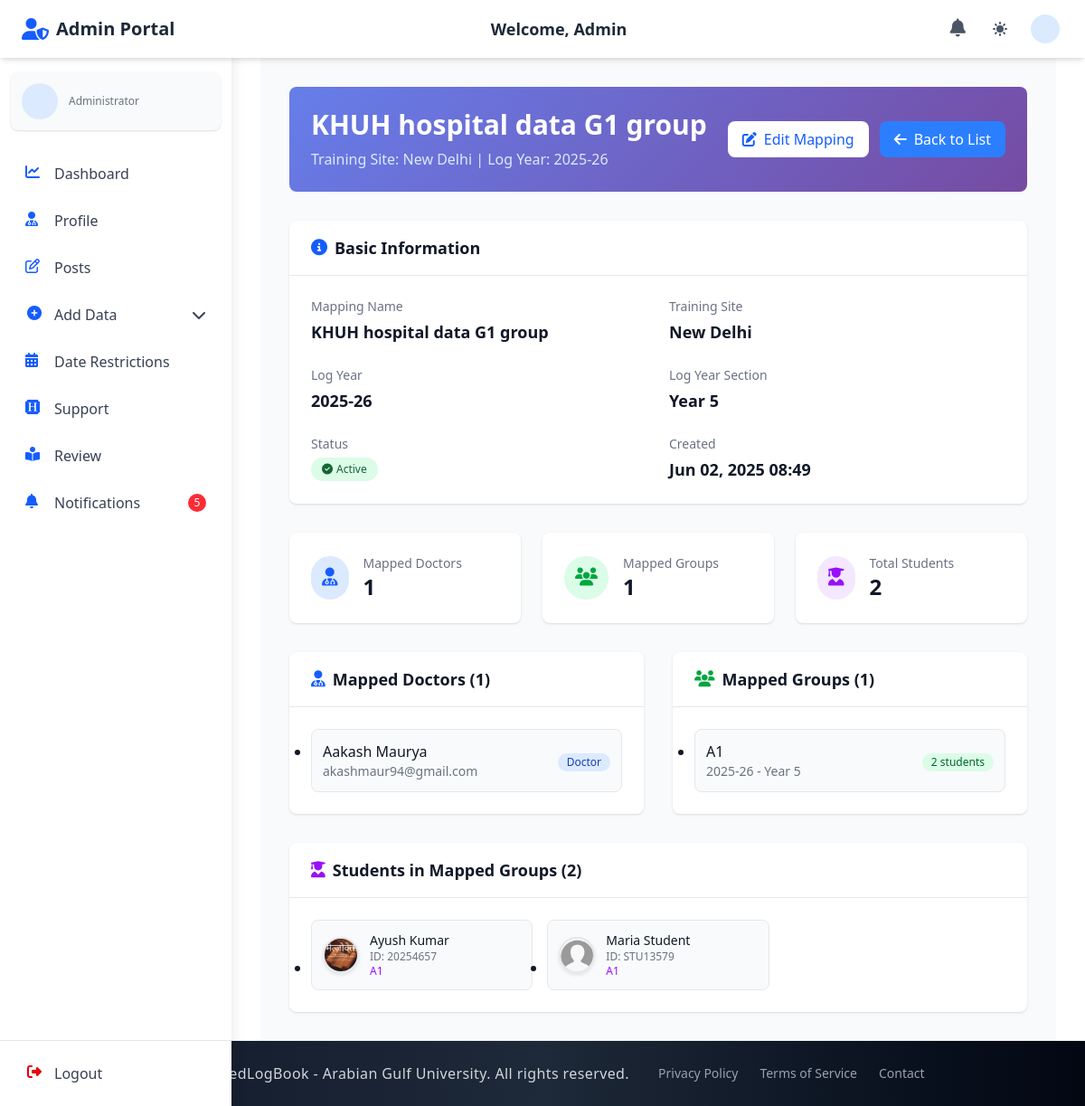
The page /admin_section/mapped-attendance/1/ (signed in) on the database its author committed.
### admin_section/models.py (models this page shows, shortened)
class MappedAttendance(models.Model):
    name = models.CharField(max_length=100, help_text="Name for this attendance mapping")
    training_site = models.ForeignKey(TrainingSite, on_delete=models.CASCADE, related_name='mapped_attendances')
    doctors = models.ManyToManyField('accounts.Doctor', blank=True, related_name='mapped_attendances')
    groups = models.ManyToManyField(Group, blank=True, related_name='mapped_attendances')
    log_year = models.ForeignKey(LogYear, on_delete=models.CASCADE, related_name='mapped_attendances')
    log_year_section = models.ForeignKey(
        LogYearSection,
        on_delete=models.SET_NULL,
        null=True,
        blank=True,
        related_name='mapped_attendances'
    )
    is_active = models.BooleanField(default=True)
    created_at = models.DateTimeField(auto_now_add=True)
    updated_at = models.DateTimeField(auto_now=True)
    class Meta:
        ordering = ['-created_at']
        verbose_name = "Mapped Attendance"
        verbose_name_plural = "Mapped Attendances"
        unique_together = ['name', 'training_site', 'log_year']

class TrainingSite(models.Model):
    name = models.CharField(max_length=100, unique=True)
    log_year = models.ForeignKey(LogYear, on_delete=models.CASCADE, related_name='training_sites')

class LogYear(models.Model):
    year_name = models.CharField(max_length=20, unique=True)

class LogYearSection(models.Model):
    year_section_name = models.CharField(max_length=20)
    year_name = models.ForeignKey(LogYear, on_delete=models.CASCADE, related_name="log_year_sections")
    is_deleted = models.BooleanField(default=False)

class Group(models.Model):
    group_name = models.CharField(max_length=50)
    log_year = models.ForeignKey(LogYear, on_delete=models.CASCADE, related_name="groups_log_year")
    log_year_section = models.ForeignKey(
        LogYearSection,
        on_delete=models.SET_NULL,
        null=True,
        blank=True,
        related_name="groups_log_year_section",
    )

### accounts/models.py (models this page shows, shortened)
class Doctor(models.Model):
    user = models.OneToOneField(
        CustomUser, on_delete=models.CASCADE, related_name="doctor_profile"
    )
    departments = models.ManyToManyField(
        "admin_section.Department", related_name="doctors", blank=True
    )

class CustomUser(AbstractUser):
    email = models.EmailField(unique=True)
    first_name = models.CharField(max_length=150, blank=True)
    last_name = models.CharField(max_length=150, blank=True)
    profile_photo = models.ImageField(
        upload_to="profiles/", blank=True, null=True, default="profiles/default.jpg"
    )
    city = models.CharField(max_length=100, blank=True)
    country = models.CharField(max_length=100, blank=True)
    phone_no = models.CharField(max_length=20, blank=True)
    bio = models.TextField(blank=True)
    speciality = models.CharField(max_length=100, blank=True)
    ROLE_CHOICES = (
        ("student", "Student"),
        ("doctor", "Doctor"),
        ("staff", "Staff"),
        ("admin", "Admin"),
    )
    role = models.CharField(max_length=10, choices=ROLE_CHOICES, default="student")
    groups = models.ManyToManyField(
        "auth.Group", related_name="customuser_groups", blank=True
    )
    user_permissions = models.ManyToManyField(
        "auth.Permission", related_name="customuser_permissions", blank=True
    )
    USERNAME_FIELD = "email"
    REQUIRED_FIELDS = ["username"]

class Student(models.Model):
    user = models.OneToOneField(
        CustomUser, on_delete=models.CASCADE, related_name="student"
    )
    student_id = models.CharField(max_length=30, unique=True)
    group = models.ForeignKey(
        "admin_section.Group",
        on_delete=models.SET_NULL,
        null=True,
        blank=True,
        related_name="students",
    )

### admin_section/views_file/mapped_attendance_views.py (the view)
# urls.py: path("mapped-attendance/<int:pk>/", mapped_attendance_detail, name="mapped_attendance_detail"),
@login_required
def mapped_attendance_detail(request, pk):
    mapping = get_object_or_404(
        MappedAttendance.objects.select_related(
            'training_site', 'log_year', 'log_year_section'
        ).prefetch_related('doctors__user', 'groups'),
        pk=pk
    )
    students = []
    for group in mapping.groups.all():
        group_students = group.students.select_related('user').all()
        students.extend(group_students)
    context = {
        'mapping': mapping,
        'students': students,
        'title': f'Mapped Attendance Details: {mapping.name}'
    }
    return render(request, 'admin_section/mapped_attendance_detail.html', context)

### admin_section/templates/admin_section/mapped_attendance_detail.html (shortened to what this page needs)
{% extends 'base.html' %}
{% load static %}
{% block navbar %}
  {% include 'components/admin_auth_navbar.html' %}
{% endblock %}
{% block content %}
<div class="min-h-screen bg-gray-50 dark:bg-gray-900 py-8">
  <div class="max-w-7xl mx-auto px-4 sm:px-6 lg:px-8">
    <div class="detail-card rounded-lg p-6 mb-8 text-white">
      <div class="flex items-center justify-between">
        <div>
          <h1 class="text-3xl font-bold">{{ mapping.name }}</h1>
          <p class="mt-2 text-blue-100">
            Training Site: {{ mapping.training_site.name }} | Log Year: {{ mapping.log_year.year_name }}
          </p>
        </div>
        <div class="flex space-x-3">
          <a href="{% url 'admin_section:mapped_attendance_edit' mapping.pk %}"
             class="inline-flex items-center px-4 py-2 bg-white text-blue-600 rounded-lg hover:bg-gray-100 transition-colors duration-200 font-medium">
            <i class="fas fa-edit mr-2"></i>
            Edit Mapping
          </a>
          <a href="{% url 'admin_section:mapped_attendance_list' %}"
             class="inline-flex items-center px-4 py-2 bg-blue-500 text-white rounded-lg hover:bg-blue-600 transition-colors duration-200 font-medium">
            <i class="fas fa-arrow-left mr-2"></i>
            Back to List
          </a>
        </div>
      </div>
    </div>
    <div class="bg-white dark:bg-gray-800 rounded-lg shadow-sm mb-8">
      <div class="px-6 py-4 border-b border-gray-200 dark:border-gray-700">
        <h3 class="text-lg font-semibold text-gray-900 dark:text-white flex items-center">
          <i class="fas fa-info-circle mr-2 text-blue-600"></i>
          Basic Information
        </h3>
      </div>
      <div class="p-6">
        <div class="info-grid">
          <div>
            <label class="block text-sm font-medium text-gray-500 dark:text-gray-400 mb-1">Mapping Name</label>
            <p class="text-lg font-semibold text-gray-900 dark:text-white">{{ mapping.name }}</p>
          </div>
          <div>
            <label class="block text-sm font-medium text-gray-500 dark:text-gray-400 mb-1">Training Site</label>
            <p class="text-lg font-semibold text-gray-900 dark:text-white">{{ mapping.training_site.name }}</p>
          </div>
          <div>
            <label class="block text-sm font-medium text-gray-500 dark:text-gray-400 mb-1">Log Year</label>
            <p class="text-lg font-semibold text-gray-900 dark:text-white">{{ mapping.log_year.year_name }}</p>
          </div>
          <div>
            <label class="block text-sm font-medium text-gray-500 dark:text-gray-400 mb-1">Log Year Section</label>
            <p class="text-lg font-semibold text-gray-900 dark:text-white">
              {% if mapping.log_year_section %}
                {{ mapping.log_year_section.year_section_name }}
              {% else %}
                <span class="text-gray-400">Not specified</span>
              {% endif %}
            </p>
          </div>
          <div>
            <label class="block text-sm font-medium text-gray-500 dark:text-gray-400 mb-1">Status</label>
            {% if mapping.is_active %}
              <span class="status-badge status-active">
                <i class="fas fa-check-circle mr-1"></i>Active
              </span>
            {% else %}
              <span class="status-badge status-inactive">
                <i class="fas fa-times-circle mr-1"></i>Inactive
              </span>
            {% endif %}
          </div>
          <div>
            <label class="block text-sm font-medium text-gray-500 dark:text-gray-400 mb-1">Created</label>
            <p class="text-lg font-semibold text-gray-900 dark:text-white">{{ mapping.created_at|date:"M d, Y H:i" }}</p>
          </div>
        </div>
      </div>
    </div>
    <div class="grid grid-cols-1 md:grid-cols-3 gap-6 mb-8">
      <div class="bg-white dark:bg-gray-800 rounded-lg shadow-sm p-6">
        <div class="flex items-center">
          <div class="p-3 rounded-full bg-blue-100 dark:bg-blue-900">
            <i class="fas fa-user-md text-blue-600 dark:text-blue-400 text-xl"></i>
          </div>
          <div class="ml-4">
            <p class="text-sm font-medium text-gray-500 dark:text-gray-400">Mapped Doctors</p>
            <p class="text-2xl font-bold text-gray-900 dark:text-white">{{ mapping.doctors.count }}</p>
          </div>
        </div>
      </div>
      <div class="bg-white dark:bg-gray-800 rounded-lg shadow-sm p-6">
        <div class="flex items-center">
          <div class="p-3 rounded-full bg-green-100 dark:bg-green-900">
            <i class="fas fa-users text-green-600 dark:text-green-400 text-xl"></i>
          </div>
          <div class="ml-4">
            <p class="text-sm font-medium text-gray-500 dark:text-gray-400">Mapped Groups</p>
            <p class="text-2xl font-bold text-gray-900 dark:text-white">{{ mapping.groups.count }}</p>
          </div>
        </div>
      </div>
      <div class="bg-white dark:bg-gray-800 rounded-lg shadow-sm p-6">
        <div class="flex items-center">
          <div class="p-3 rounded-full bg-purple-100 dark:bg-purple-900">
            <i class="fas fa-user-graduate text-purple-600 dark:text-purple-400 text-xl"></i>
          </div>
          <div class="ml-4">
            <p class="text-sm font-medium text-gray-500 dark:text-gray-400">Total Students</p>
            <p class="text-2xl font-bold text-gray-900 dark:text-white">{{ students|length }}</p>
          </div>
        </div>
      </div>
    </div>
    <div class="grid grid-cols-1 lg:grid-cols-2 gap-8">
      <div class="bg-white dark:bg-gray-800 rounded-lg shadow-sm">
        <div class="px-6 py-4 border-b border-gray-200 dark:border-gray-700">
          <h3 class="text-lg font-semibold text-gray-900 dark:text-white flex items-center">
            <i class="fas fa-user-md mr-2 text-blue-600"></i>
            Mapped Doctors ({{ mapping.doctors.count }})
          </h3>
        </div>
        <div class="p-6">
          {% if mapping.doctors.exists %}
            <div class="space-y-3">
              {% for doctor in mapping.doctors.all %}
                <div class="list-item">
                  <div class="flex items-center justify-between">
                    <div>
                      <p class="font-medium text-gray-900 dark:text-white">
                        {{ doctor.user.get_full_name|default:doctor.user.username }}
                      </p>
                      <p class="text-sm text-gray-500 dark:text-gray-400">
                        {{ doctor.user.email }}
                      </p>
                    </div>
                    <div class="text-right">
                      <span class="inline-flex items-center px-2.5 py-0.5 rounded-full text-xs font-medium bg-blue-100 text-blue-800">
                        Doctor
                      </span>
                    </div>
                  </div>
                </div>
              {% endfor %}
            </div>
          {% else %}
            <div class="text-center py-8">
              <i class="fas fa-user-md text-gray-400 text-3xl mb-3"></i>
              <p class="text-gray-500 dark:text-gray-400">No doctors mapped to this training site</p>
            </div>
          {% endif %}
        </div>
      </div>
      <div class="bg-white dark:bg-gray-800 rounded-lg shadow-sm">
        <div class="px-6 py-4 border-b border-gray-200 dark:border-gray-700">
          <h3 class="text-lg font-semibold text-gray-900 dark:text-white flex items-center">
            <i class="fas fa-users mr-2 text-green-600"></i>
            Mapped Groups ({{ mapping.groups.count }})
          </h3>
        </div>
        <div class="p-6">
          {% if mapping.groups.exists %}
            <div class="space-y-3">
              {% for group in mapping.groups.all %}
                <div class="list-item">
                  <div class="flex items-center justify-between">
                    <div>
                      <p class="font-medium text-gray-900 dark:text-white">
                        {{ group.group_name }}
                      </p>
                      <p class="text-sm text-gray-500 dark:text-gray-400">
                        {{ group.log_year.year_name }}
                        {% if group.log_year_section %}
                          - {{ group.log_year_section.year_section_name }}
                        {% endif %}
                      </p>
                    </div>
                    <div class="text-right">
                      <span class="inline-flex items-center px-2.5 py-0.5 rounded-full text-xs font-medium bg-green-100 text-green-800">
                        {{ group.students.count }} student{{ group.students.count|pluralize }}
                      </span>
                    </div>
                  </div>
                </div>
              {% endfor %}
            </div>
          {% else %}
            <div class="text-center py-8">
              <i class="fas fa-users text-gray-400 text-3xl mb-3"></i>
              <p class="text-gray-500 dark:text-gray-400">No groups mapped to this training site</p>
            </div>
          {% endif %}
        </div>
      </div>
    </div>
    {% if students %}
      <div class="bg-white dark:bg-gray-800 rounded-lg shadow-sm mt-8">
        <div class="px-6 py-4 border-b border-gray-200 dark:border-gray-700">
          <h3 class="text-lg font-semibold text-gray-900 dark:text-white flex items-center">
            <i class="fas fa-user-graduate mr-2 text-purple-600"></i>
            Students in Mapped Groups ({{ students|length }})
          </h3>
        </div>
        <div class="p-6">
          <div class="grid grid-cols-1 md:grid-cols-2 lg:grid-cols-3 gap-4">
            {% for student in students %}
              <div class="list-item">
                <div class="flex items-center">
                  <div class="flex-shrink-0">
                    <div class="student-avatar w-10 h-10 rounded-full overflow-hidden border-2 border-gray-200 dark:border-gray-600">
                      {% if student.user.profile_photo %}
                        <img src="{{ student.user.profile_photo.url }}"
                             alt="{{ student.user.get_full_name|default:student.user.username }}"
                             class="w-full h-full object-cover">
                      {% else %}
                        <div class="avatar-initials w-full h-full flex items-center justify-center">
                          <span class="text-white font-semibold text-xs">
                            {{ student.user.get_full_name|default:student.user.username|first|upper }}
                          </span>
                        </div>
                      {% endif %}
                    </div>
                  </div>
                  <div class="ml-3 flex-1">
                    <p class="text-sm font-medium text-gray-900 dark:text-white">
                      {{ student.user.get_full_name|default:student.user.username }}
                    </p>
                    <p class="text-xs text-gray-500 dark:text-gray-400">
                      ID: {{ student.student_id }}
                    </p>
                    <p class="text-xs text-purple-600 dark:text-purple-400">
                      {{ student.group.group_name }}
                    </p>
                  </div>
                </div>
              </div>
            {% endfor %}
          </div>
        </div>
      </div>
    {% endif %}
  </div>
</div>
{% endblock %}

### rows shown on the page
MappedAttendance: name "KHUH hospital data G1 group", training_site.name "New Delhi", log_year.year_name "2025-26", log_year_section.year_section_name "Year 5", created_at "Jun 02, 2025 08:49", doctors.count "1", groups.count "1"
Doctor: user.get_full_name "Aakash Maurya", user.email "akashmaur94@gmail.com"
Group: group_name "A1", log_year.year_name "2025-26", log_year_section.year_section_name "Year 5", students.count "2"
Student: user.profile_photo (picture), user.get_full_name "Ayush Kumar", student_id "20254657", group.group_name "A1"
Student: user.profile_photo (placeholder picture), user.get_full_name "Maria Student", student_id "STU13579", group.group_name "A1"

### other values the page prints
{{ admin_unread_notifications_count }} "5"
{{ students|length }} "2"
